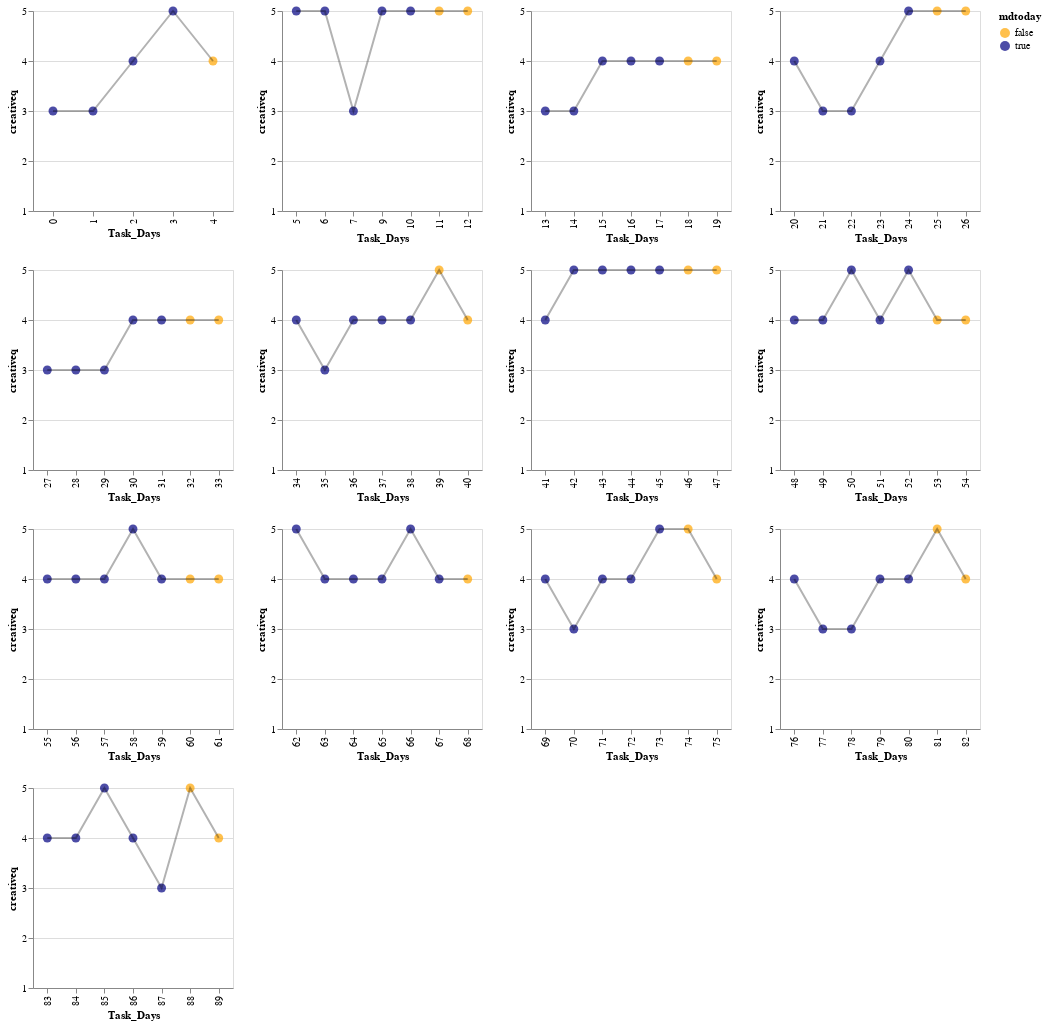

This figure's notebook cell:
### Code cell
charts = []
for row_nr in range(1,5):
    row = []
    for col in range(1, 5):
        subplot_data = data[data.Protocol == f"Cluster {(row_nr - 1) * 4 + col}"]
        
        if subplot_data.shape[0] == 1:
            break
            
        a = alt.Chart(subplot_data).mark_circle(size=80).encode(
            x='Task_Days:N',
            y=alt.Y('creativeq:Q',scale=alt.Scale(domain=(1,5))),
            color=alt.Color('mdtoday',
                   scale=alt.Scale(
            domain=[False, True],
            range=['orange', 'navy']))
        ).properties(
            width=200,
            height=200,
        )
        b = alt.Chart(subplot_data).mark_line(point=False, color='black',opacity=0.3).encode(
            x='Task_Days:N',
            y='creativeq:Q'
        ).properties(
            width=200,
            height=200,
        )
        row.append(a+b)
    charts.append(alt.hconcat(*row))
alt.vconcat(*charts)
